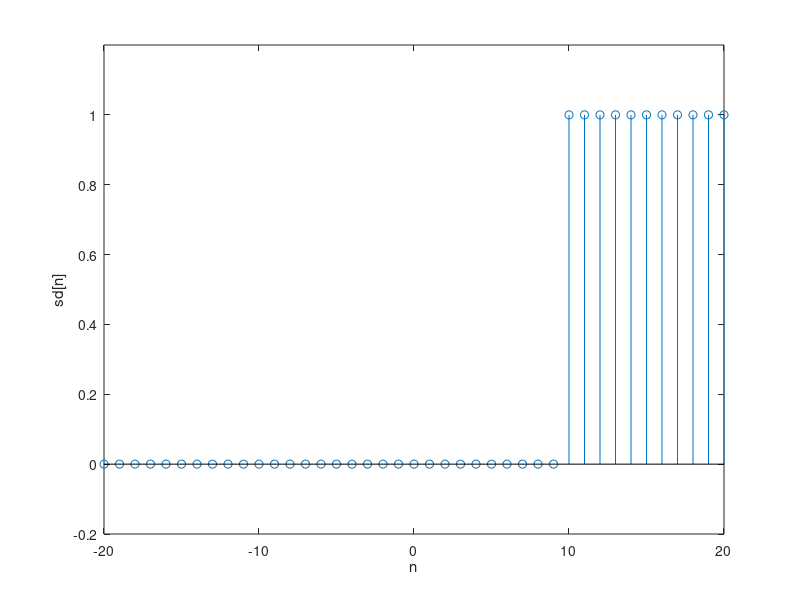

This chart was generated by the following MATLAB code:
% Generation of a Delayed Unit Step Sequence
n = -20:20; % Generate a vector from -20 to 20
sd = [zeros(1,30) ones(1,11)]; % Generate the delayed unit step sequence with a delay of 10 samples
% Plot the delayed unit step sequence
stem(n, sd);
xlabel('n');
ylabel('sd[n]');
axis([-20 20 -0.2 1.2]);
